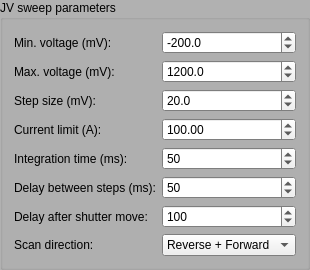
            <widget class="QGroupBox" name="groupBox_JVsweepParam">
             <property name="palette">
              <palette>
               <active>
                <colorrole role="Base">
                 <brush brushstyle="SolidPattern">
                  <color alpha="255">
                   <red>255</red>
                   <green>255</green>
                   <blue>255</blue>
                  </color>
                 </brush>
                </colorrole>
                <colorrole role="Window">
                 <brush brushstyle="SolidPattern">
                  <color alpha="255">
                   <red>177</red>
                   <green>177</green>
                   <blue>177</blue>
                  </color>
                 </brush>
                </colorrole>
               </active>
               <inactive>
                <colorrole role="Base">
                 <brush brushstyle="SolidPattern">
                  <color alpha="255">
                   <red>255</red>
                   <green>255</green>
                   <blue>255</blue>
                  </color>
                 </brush>
                </colorrole>
                <colorrole role="Window">
                 <brush brushstyle="SolidPattern">
                  <color alpha="255">
                   <red>177</red>
                   <green>177</green>
                   <blue>177</blue>
                  </color>
                 </brush>
                </colorrole>
               </inactive>
               <disabled>
                <colorrole role="Base">
                 <brush brushstyle="SolidPattern">
                  <color alpha="255">
                   <red>177</red>
                   <green>177</green>
                   <blue>177</blue>
                  </color>
                 </brush>
                </colorrole>
                <colorrole role="Window">
                 <brush brushstyle="SolidPattern">
                  <color alpha="255">
                   <red>177</red>
                   <green>177</green>
                   <blue>177</blue>
                  </color>
                 </brush>
                </colorrole>
               </disabled>
              </palette>
             </property>
             <property name="cursor">
              <cursorShape>ArrowCursor</cursorShape>
             </property>
             <property name="autoFillBackground">
              <bool>true</bool>
             </property>
             <property name="title">
              <string>JV sweep parameters</string>
             </property>
             <property name="flat">
              <bool>false</bool>
             </property>
             <property name="checkable">
              <bool>false</bool>
             </property>
             <layout class="QGridLayout" name="gridLayout">
              <item row="0" column="0">
               <widget class="QLabel" name="label_13">
                <property name="text">
                 <string>Min. voltage (mV):</string>
                </property>
               </widget>
              </item>
              <item row="0" column="1">
               <widget class="QDoubleSpinBox" name="doubleSpinBox_JVminvoltage">
                <property name="decimals">
                 <number>1</number>
                </property>
                <property name="minimum">
                 <double>-10000.000000000000000</double>
                </property>
                <property name="maximum">
                 <double>10000.000000000000000</double>
                </property>
                <property name="value">
                 <double>-200.000000000000000</double>
                </property>
               </widget>
              </item>
              <item row="1" column="0">
               <widget class="QLabel" name="label_14">
                <property name="text">
                 <string>Max. voltage (mV):</string>
                </property>
               </widget>
              </item>
              <item row="1" column="1">
               <widget class="QDoubleSpinBox" name="doubleSpinBox_JVmaxvoltage">
                <property name="decimals">
                 <number>1</number>
                </property>
                <property name="minimum">
                 <double>-10000.000000000000000</double>
                </property>
                <property name="maximum">
                 <double>10000.000000000000000</double>
                </property>
                <property name="value">
                 <double>1200.000000000000000</double>
                </property>
               </widget>
              </item>
              <item row="2" column="0">
               <widget class="QLabel" name="label_15">
                <property name="text">
                 <string>Step size (mV):</string>
                </property>
               </widget>
              </item>
              <item row="2" column="1">
               <widget class="QDoubleSpinBox" name="doubleSpinBox_JVstepsize">
                <property name="decimals">
                 <number>1</number>
                </property>
                <property name="maximum">
                 <double>1000.000000000000000</double>
                </property>
                <property name="value">
                 <double>20.000000000000000</double>
                </property>
               </widget>
              </item>
              <item row="3" column="0">
               <widget class="QLabel" name="label_16">
                <property name="text">
                 <string>Current limit (A):</string>
                </property>
               </widget>
              </item>
              <item row="3" column="1">
               <widget class="QDoubleSpinBox" name="doubleSpinBox_JVcurrentlimit">
                <property name="maximum">
                 <double>100000.000000000000000</double>
                </property>
                <property name="value">
                 <double>100.000000000000000</double>
                </property>
               </widget>
              </item>
              <item row="4" column="0">
               <widget class="QLabel" name="label_24">
                <property name="text">
                 <string>Integration time (ms):</string>
                </property>
               </widget>
              </item>
              <item row="4" column="1">
               <widget class="QDoubleSpinBox" name="doubleSpinBox_JVintegrationtime">
                <property name="decimals">
                 <number>0</number>
                </property>
                <property name="maximum">
                 <double>100000.000000000000000</double>
                </property>
                <property name="value">
                 <double>50.000000000000000</double>
                </property>
               </widget>
              </item>
              <item row="5" column="0">
               <widget class="QLabel" name="label_17">
                <property name="text">
                 <string>Delay between steps (ms):</string>
                </property>
               </widget>
              </item>
              <item row="5" column="1">
               <widget class="QDoubleSpinBox" name="doubleSpinBox_JVdelaypoints">
                <property name="decimals">
                 <number>0</number>
                </property>
                <property name="maximum">
                 <double>10000.000000000000000</double>
                </property>
                <property name="value">
                 <double>50.000000000000000</double>
                </property>
               </widget>
              </item>
              <item row="6" column="0">
               <widget class="QLabel" name="label_18">
                <property name="text">
                 <string>Delay after shutter move:</string>
                </property>
               </widget>
              </item>
              <item row="6" column="1">
               <widget class="QDoubleSpinBox" name="doubleSpinBox_JVdelayshutter">
                <property name="decimals">
                 <number>0</number>
                </property>
                <property name="maximum">
                 <double>10000.000000000000000</double>
                </property>
                <property name="value">
                 <double>100.000000000000000</double>
                </property>
               </widget>
              </item>
              <item row="7" column="0">
               <widget class="QLabel" name="label_19">
                <property name="text">
                 <string>Scan direction:</string>
                </property>
               </widget>
              </item>
              <item row="7" column="1">
               <widget class="QComboBox" name="comboBox_JVscandirection">
                <item>
                 <property name="text">
                  <string>Reverse + Forward</string>
                 </property>
                </item>
                <item>
                 <property name="text">
                  <string>Forward + Reverse</string>
                 </property>
                </item>
                <item>
                 <property name="text">
                  <string>Reverse</string>
                 </property>
                </item>
                <item>
                 <property name="text">
                  <string>Forward</string>
                 </property>
                </item>
               </widget>
              </item>
             </layout>
            </widget>
